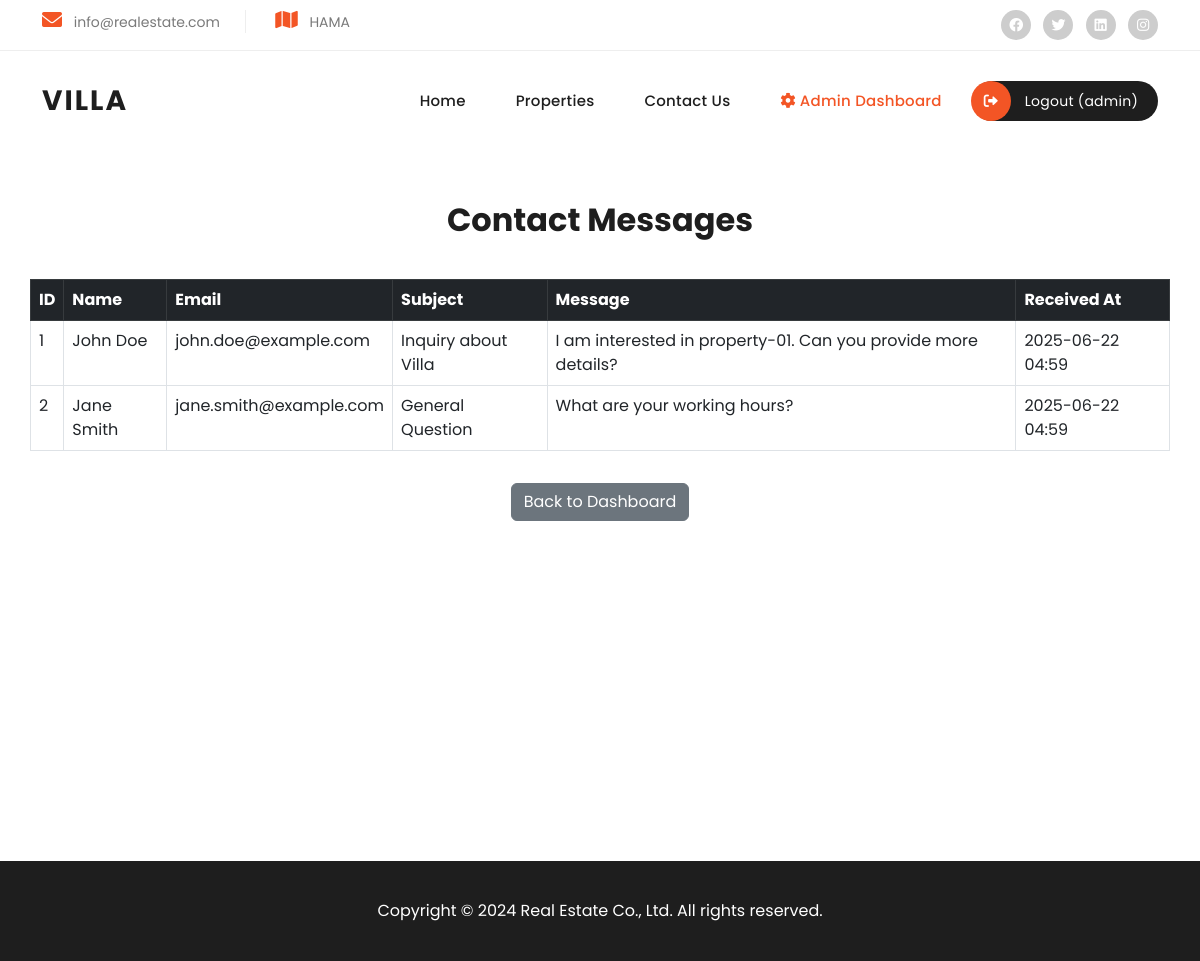
Page /view_messages.php (signed in) on the committed database.
### tables this page shows
CREATE TABLE IF NOT EXISTS `contact_messages` (
    `id` INT AUTO_INCREMENT PRIMARY KEY,
    `name` VARCHAR(255) NOT NULL,
    `email` VARCHAR(255) NOT NULL,
    `subject` VARCHAR(255),
    `message` TEXT NOT NULL,
    `received_at` DATETIME DEFAULT CURRENT_TIMESTAMP
);

### functions.php (called while the page is built, shortened)
<?php
require_once 'db_connect.php';
function check_login() {
    return isset($_SESSION['user_id']);
}
function is_admin() {
    return isset($_SESSION['role']) && $_SESSION['role'] == 'admin';
}
function get_contact_messages() {
    global $conn;
    $sql = "SELECT * FROM contact_messages ORDER BY received_at DESC";
    $result = mysqli_query($conn, $sql);
    $messages = [];
    while ($row = mysqli_fetch_assoc($result)) {
        $messages[] = $row;
    }
    return $messages;
}
?>

### view_messages.php (the view, shortened to what this page needs)
<?php
require_once 'functions.php';
$messages = get_contact_messages();
?>
<!DOCTYPE html>
<html lang="en">
<head>
    <link href="vendor/bootstrap/css/bootstrap.min.css" rel="stylesheet">
    <link rel="stylesheet" href="assets/css/fontawesome.css">
    <link rel="stylesheet" href="assets/css/templatemo-villa-agency.css">
    <link rel="stylesheet" href="assets/css/owl.css">
    <link rel="stylesheet" href="assets/css/animate.css">
    <link rel="stylesheet"href="https://unpkg.com/swiper@7/swiper-bundle.min.css"/>
</head>
<body>
    <div class="sub-header">
      <div class="container">
        <div class="row">
          <div class="col-lg-8 col-md-8">
            <ul class="info">
              <li><i class="fa fa-envelope"></i> info@realestate.com</li>
              <li><i class="fa fa-map"></i> HAMA</li>
            </ul>
          </div>
          <div class="col-lg-4 col-md-4">
            <ul class="social-links">
              <li><a href="#"><i class="fab fa-facebook"></i></a></li>
              <li><a href="https://x.com/minthu" target="_blank"><i class="fab fa-twitter"></i></a></li>
              <li><a href="#"><i class="fab fa-linkedin"></i></a></li>
              <li><a href="#"><i class="fab fa-instagram"></i></a></li>
            </ul>
          </div>
        </div>
      </div>
    </div>
    <header class="header-area header-sticky">
      <div class="container">
          <div class="row">
              <div class="col-12">
                  <nav class="main-nav">
                      <a href="index.php" class="logo">
                          <h1>Villa</h1>
                      </a>
                      <ul class="nav">
                        <li><a href="index.php">Home</a></li>
                        <li><a href="properties.php">Properties</a></li>
                        <li><a href="contact.php">Contact Us</a></li>
                        <?php if (!check_login()): ?>
                          <li><a href="login.php"><i class="fa fa-user"></i> Login / Register</a></li>
                        <?php else: ?>
                          <?php if (is_admin()): ?>
                              <li><a href="admin_dashboard.php" class="active"><i class="fa fa-cog"></i> Admin Dashboard</a></li>
                          <?php else: ?>
                              <li><a href="my_orders.php"><i class="fa fa-list"></i> My Orders</a></li>
                          <?php endif; ?>
                          <li><a href="logout.php"><i class="fa fa-sign-out-alt"></i> Logout (<?php echo $_SESSION['username']; ?>)</a></li>
                        <?php endif; ?>
                    </ul>
                  </nav>
              </div>
          </div>
      </div>
    </header>
    <div class="container messages-container">
        <h2>Contact Messages</h2>
        <?php if (!empty($messages)): ?>
        <div class="table-responsive">
            <table class="table table-bordered table-hover">
                <thead class="table-dark">
                    <tr>
                        <th>ID</th>
                        <th>Name</th>
                        <th>Email</th>
                        <th>Subject</th>
                        <th>Message</th>
                        <th>Received At</th>
                    </tr>
                </thead>
                <tbody>
                    <?php foreach ($messages as $message): ?>
                    <tr>
                        <td><?php echo $message['id']; ?></td>
                        <td><?php echo htmlspecialchars($message['name']); ?></td>
                        <td><?php echo htmlspecialchars($message['email']); ?></td>
                        <td><?php echo htmlspecialchars($message['subject']); ?></td>
                        <td><?php echo nl2br(htmlspecialchars($message['message'])); ?></td>
                        <td><?php echo date('Y-m-d H:i', strtotime($message['received_at'])); ?></td>
                    </tr>
                    <?php endforeach; ?>
                </tbody>
            </table>
        </div>
        <?php else: ?>
            <div class="alert alert-info">No contact messages found.</div>
        <?php endif; ?>
        <div class="text-center mt-3">
            <a href="admin_dashboard.php" class="btn btn-secondary">Back to Dashboard</a>
        </div>
    </div>
    <footer>
      <div class="container">
        <div class="col-lg-12">
          <p>Copyright © 2024 Real Estate Co., Ltd. All rights reserved.
          </p>
        </div>
      </div>
    </footer>
</body>
</html>

### assets/css/templatemo-villa-agency.css (style rules this page uses)
html, body, div, span, applet, object, iframe, h1, h2, h3, h4, h5, h6, p, blockquote, div pre, a, abbr, acronym, address, big, cite, code, del, dfn, em, font, img, ins, kbd, q, s, samp, small, strike, strong, sub, sup, tt, var, b, u, i, center, dl, dt, dd, ol, ul, li, figure, header, nav, section, article, aside, footer, figcaption { margin: 0; padding: 0; border: 0; outline: 0; }
ul, li { padding: 0; margin: 0; list-style: none; }
header, nav, section, article, aside, footer, hgroup { display: block; }
* { box-sizing: border-box; }
html, body { font-family: 'Poppins', sans-serif; -ms-text-size-adjust: 100%; -webkit-font-smoothing: antialiased; -moz-osx-font-smoothing: grayscale; }
a { text-decoration: none !important; }
h1, h2, h3, h4, h5, h6 { color: #1e1e1e; margin-top: 0px; margin-bottom: 0px; font-weight: 700; }
ul { margin-bottom: 0px; }
p { font-size: 14px; line-height: 28px; color: #4a4a4a; }
html, body { font-family: 'Poppins', sans-serif; }
.sub-header { background-color: #fff; padding: 10px 0px; border-bottom: 1px solid #eee; }
.sub-header ul li { display: inline-block; }
.sub-header ul.social-links { text-align: right; }
.sub-header ul.social-links li { margin-left: 8px; }
.sub-header ul.social-links li a { display: inline-block; width: 30px; height: 30px; background-color: #cdcdcd; border-radius: 50%; text-align: center; line-height: 30px; color: #fff; font-size: 14px; transition: all .3s; }
.sub-header ul.info li { font-size: 14px; color: #7a7a7a; border-right: 1px solid #eee; margin-right: 25px; padding-right: 25px; }
.sub-header ul.info li:last-child { margin-right: 0px; padding-right: 0px; border-right: none; }
.sub-header ul.info li i { font-size: 20px; color: #f35525; margin-right: 8px; }
.header-area { position: relative; background-color: #fff; height: 100px; z-index: 100; -webkit-transition: all .5s ease 0s; -moz-transition: all .5s ease 0s; -o-transition: all .5s ease 0s; transition: all .5s ease 0s; }
.header-area .main-nav { background: transparent; display: flex; }
.header-area .main-nav .logo { -webkit-transition: all 0.3s ease 0s; -moz-transition: all 0.3s ease 0s; -o-transition: all 0.3s ease 0s; transition: all 0.3s ease 0s; display: inline-block; }
.header-area .main-nav .logo h1 { line-height: 100px; font-size: 28px; text-transform: uppercase; color: #1e1e1e; font-weight: 700; letter-spacing: 2px; }
.header-area .main-nav ul.nav { flex-basis: 100%; margin-top: 30px; justify-content: right; -webkit-transition: all 0.3s ease 0s; -moz-transition: all 0.3s ease 0s; -o-transition: all 0.3s ease 0s; transition: all 0.3s ease 0s; position: relative; z-index: 999; }
.header-area .main-nav .nav li:last-child { padding-right: 0px; }
.header-area .main-nav .nav li { padding-left: 10px; padding-right: 10px; height: 100px; line-height: 100px; }
.header-area .main-nav .nav li a { display: block; padding-left: 20px; padding-right: 20px; font-weight: 500; font-size: 15px; height: 40px; line-height: 40px; text-transform: capitalize; color: #1e1e1e; -webkit-transition: all 0.4s ease 0s; -moz-transition: all 0.4s ease 0s; -o-transition: all 0.4s ease 0s; transition: all 0.4s ease 0s; border: transparent; letter-spacing: .25px; }
.header-area .main-nav .nav li:last-child a { background-color: #1e1e1e; color: #fff; font-size: 14px; font-weight: 400; text-transform: none; border-radius: 20px; padding-left: 0px; }
.header-area .main-nav .nav li:last-child a i { background-color: #f35525; display: inline-block; width: 40px; height: 40px; text-align: center; line-height: 40px; margin-right: 10px; border-radius: 50%; margin-left: -1px; }
.header-area .main-nav .nav li a.active { color: #f35525; }
@media (max-width: 1200px) { .header-area .main-nav .nav li { padding-left: 5px; padding-right: 5px; } }
footer { margin-top: 150px; background-color: #1e1e1e; min-height: 100px; }
footer p { text-align: center; line-height: 100px; color: #fff; font-size: 16px; font-weight: 400; }
body { overflow-x: hidden; }

### view_messages.php (style rules this page uses)
.messages-container { padding: 50px 0; min-height: 70vh; }
.messages-container h2 { text-align: center; margin-bottom: 40px; color: #1e1e1e; }
.table-responsive { margin-top: 30px; }

### rows in the picture
contact_messages: id "1", name "John Doe", email "john.doe@example.com", subject "Inquiry about Villa", message "I am interested in property-01. Can you provide more details?", received_at "2025-06-22 04:59"
contact_messages: id "2", name "Jane Smith", email "jane.smith@example.com", subject "General Question", message "What are your working hours?", received_at "2025-06-22 04:59"

### other values in the picture
$_SESSION['username'] "admin"
